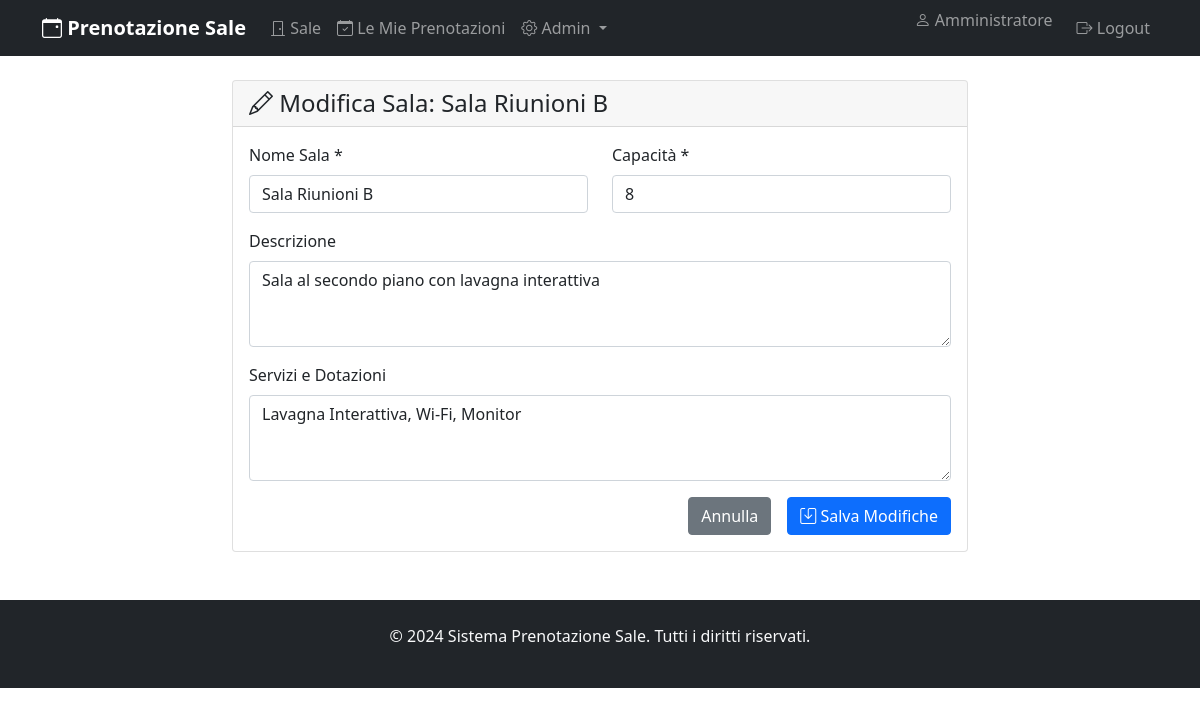
The app's page /rooms/edit.php?id=2 (signed in) with its own data.
### tables this page shows
CREATE TABLE IF NOT EXISTS rooms (
    id INT PRIMARY KEY AUTO_INCREMENT,
    name VARCHAR(100) NOT NULL,
    description TEXT,
    capacity INT,
    amenities TEXT,
    is_active BOOLEAN DEFAULT TRUE,
    created_by INT,
    created_at TIMESTAMP DEFAULT CURRENT_TIMESTAMP,
    FOREIGN KEY (created_by) REFERENCES users(id)
);

### src/controllers/RoomController.php (called while the page is built, shortened)
<?php
require_once __DIR__ . '/../models/Room.php';
class RoomController {
    private $roomModel;
    public function __construct() {
        $this->roomModel = new Room();
    }
    public function edit($id) {
        $room = $this->roomModel->getById($id);
        include __DIR__ . '/../views/rooms/edit.php';
    }
}
?>

### src/rooms/edit.php (called while the page is built)
<?php
require_once __DIR__ . '/../controllers/RoomController.php';
$controller = new RoomController();
$controller->edit($_GET['id'] ?? 0);
?>

### src/utils/Database.php (called while the page is built, shortened)
<?php
require_once __DIR__ . '/../config/database.php';
class Database {
    private $connection;
    private static $instance = null;
    public static function getInstance() {
        if (self::$instance === null) {
            self::$instance = new self();
        }
        return self::$instance;
    }
    private function __construct() {
        try {
            $this->connection = new PDO(
                DatabaseConfig::getDSN(),
                DatabaseConfig::USER,
                DatabaseConfig::PASSWORD
            );
            $this->connection->setAttribute(PDO::ATTR_ERRMODE, PDO::ERRMODE_EXCEPTION);
            $this->connection->setAttribute(PDO::ATTR_DEFAULT_FETCH_MODE, PDO::FETCH_ASSOC);
        } catch (PDOException $e) {
            die("❌ Errore di connessione al database: " . $e->getMessage());
        }
    }
    public function execute($sql, $params = []) {
        try {
            $stmt = $this->connection->prepare($sql);
            $stmt->execute($params);
            return $stmt;
        } catch (PDOException $e) {
            die("❌ Errore query: " . $e->getMessage() . " - SQL: " . $sql);
        }
    }
    public function fetchOne($sql, $params = []) {
        $stmt = $this->execute($sql, $params);
        return $stmt->fetch();
    }
}
?>

### src/models/Room.php (called while the page is built, shortened)
<?php
require_once __DIR__ . '/../utils/Database.php';
class Room {
    private $db;
    public function __construct() {
        $this->db = Database::getInstance();
    }
    public function getById($id) {
        return $this->db->fetchOne("SELECT * FROM rooms WHERE id = ? AND is_active = TRUE", [$id]);
    }
}
?>

### src/config/database.php (called while the page is built, shortened)
<?php
class DatabaseConfig {
    public static function getDSN() {
        return "mysql:host=" . self::HOST . ";dbname=" . self::DBNAME . ";charset=" . self::CHARSET;
    }
}
?>

### src/views/rooms/edit.php (the view, shortened to what this page needs)
<?php include __DIR__ . '/../layout/header.php'; ?>
<div class="row justify-content-center">
    <div class="col-md-8">
        <div class="card">
            <div class="card-header">
                <h4 class="mb-0"><i class="bi bi-pencil"></i> Modifica Sala: <?= htmlspecialchars($room['name']) ?></h4>
            </div>
            <div class="card-body">
                <form method="POST">
                    <div class="row">
                        <div class="col-md-6">
                            <div class="mb-3">
                                <label for="name" class="form-label">Nome Sala *</label>
                                <input type="text" class="form-control" id="name" name="name" required
                                       value="<?= htmlspecialchars($_POST['name'] ?? $room['name']) ?>">
                            </div>
                        </div>
                        <div class="col-md-6">
                            <div class="mb-3">
                                <label for="capacity" class="form-label">Capacità *</label>
                                <input type="number" class="form-control" id="capacity" name="capacity" required
                                       value="<?= htmlspecialchars($_POST['capacity'] ?? $room['capacity']) ?>"
                                       min="1" max="1000">
                            </div>
                        </div>
                    </div>
                    <div class="mb-3">
                        <label for="description" class="form-label">Descrizione</label>
                        <textarea class="form-control" id="description" name="description" rows="3"><?= htmlspecialchars($_POST['description'] ?? $room['description']) ?></textarea>
                    </div>
                    <div class="mb-3">
                        <label for="amenities" class="form-label">Servizi e Dotazioni</label>
                        <textarea class="form-control" id="amenities" name="amenities" rows="3"><?= htmlspecialchars($_POST['amenities'] ?? $room['amenities']) ?></textarea>
                    </div>
                    <div class="d-grid gap-2 d-md-flex justify-content-md-end">
                        <a href="/rooms/admin.php" class="btn btn-secondary me-md-2">Annulla</a>
                        <button type="submit" class="btn btn-primary">
                            <i class="bi bi-save"></i> Salva Modifiche
                        </button>
                    </div>
                </form>
            </div>
        </div>
    </div>
</div>
<?php include __DIR__ . '/../layout/footer.php'; ?>

### records on screen
rooms: name "Sala Riunioni B", capacity "8", description "Sala al secondo piano con lavagna interattiva", amenities "Lavagna Interattiva, Wi-Fi, Monitor"

### other values on screen
$currentUser['name'] "Amministratore"
